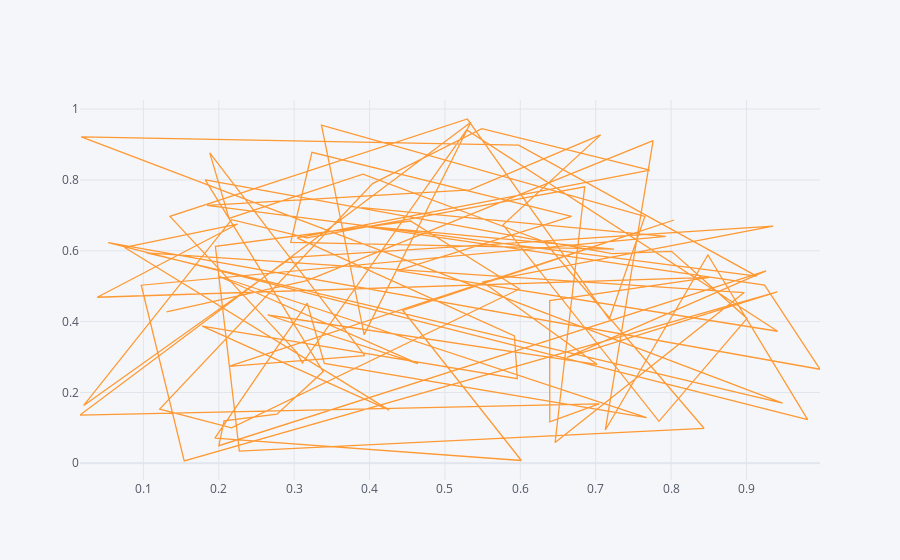

The notebook cell saved with this chart:
### Code cell
df.iplot(kind='scatter',x='a',y='b')
